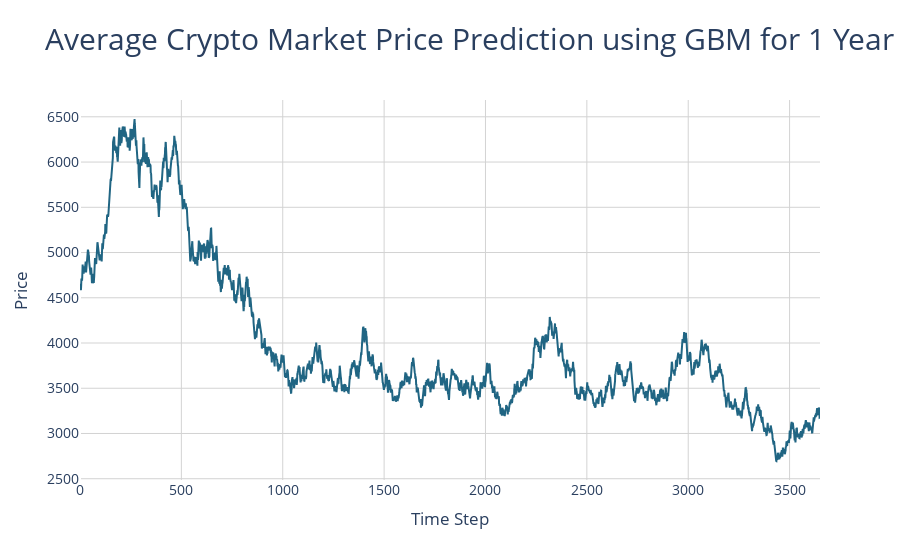

Source (notebook cell):
### Code cell
# Create the plot
fig = go.Figure()

# Add the simulated prices line
fig.add_trace(go.Scatter(
    x=list(range(len(simulated_prices))),
    y=simulated_prices,
    mode='lines',
    name='Simulated Prices',
    line=dict(color='#206583', width=2)
))

# Update layout for aesthetics
fig.update_layout(
    title={
        'text': 'Average Crypto Market Price Prediction using GBM for 1 Year',
        'font': {
            'size': 30
        }
    },
    xaxis_title='Time Step',
    yaxis_title='Price',
    font=dict(size=14),
    plot_bgcolor='white',
    xaxis=dict(showgrid=True, gridcolor='lightgrey'),
    yaxis=dict(showgrid=True, gridcolor='lightgrey')
)

### Figure 1 — Plotly figure (JSON) as saved in the notebook; plotly's stock layout.template omitted (floating-point values rounded to 4 significant figures; data arrays with more than 128 entries replaced by an {"elided": "..."} marker saying what was removed)
{"data": [{"line": {"color": "#206583", "width": 2}, "mode": "lines", "name": "Simulated Prices", "type": "scatter", "x": {"elided": "3651 int values"}, "y": {"elided": "3651 float values"}}], "layout": {"font": {"size": 14}, "plot_bgcolor": "white", "title": {"font": {"size": 30}, "text": "Average Crypto Market Price Prediction using GBM for 1 Year"}, "xaxis": {"gridcolor": "lightgrey", "showgrid": true, "title": {"text": "Time Step"}}, "yaxis": {"gridcolor": "lightgrey", "showgrid": true, "title": {"text": "Price"}}}}
